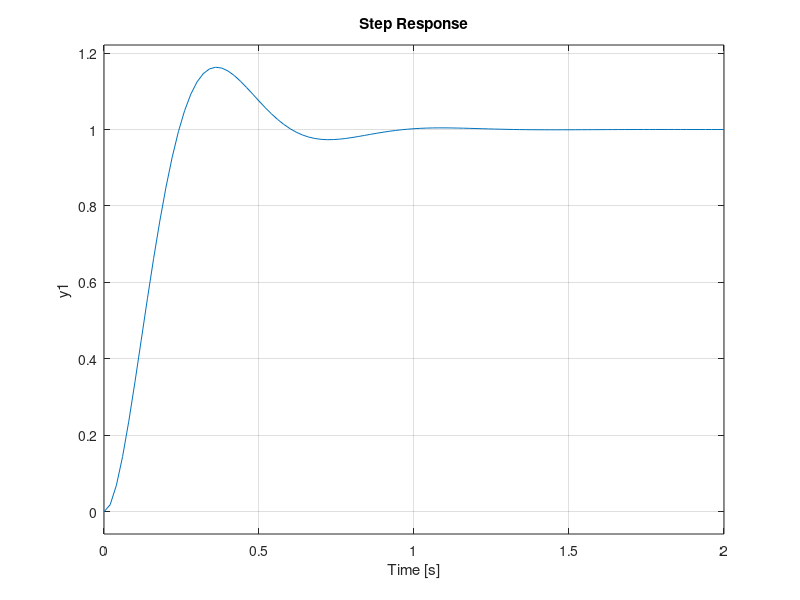

Write the MATLAB code that produced this figure.
z = 0.5;
Wn = 10;


sigma = z*Wn;
Wd = Wn*sqrt(1-z^2);
tr1 = (1/Wd)*atan(-Wd/sigma)
beta = acos(z);
tr2 = (pi - beta)/Wd
Mp = exp(-(sigma/Wd)*z)
ts2 = 4/sigma
ts5 = 3/sigma

s = tf('s') ;
G = 100/(s^2+2*z*Wn*s + Wn^2);

step(G)

% td := tiempo de retardo, la primera vez que llega a la mitad del valor final
% tr := tiempo de crecimiento primera vez en el valor final
% tp := tiempo pico valor m?ximo
% ts := tiempo de ascentamiento, criterio del 2% o del 5%
% Mp := sobreimpulso = valor maximo - valor final

G1 = 1/(s^2+5*s);
G2 = 1-s+s;
G3 = feedback(G1,G2)